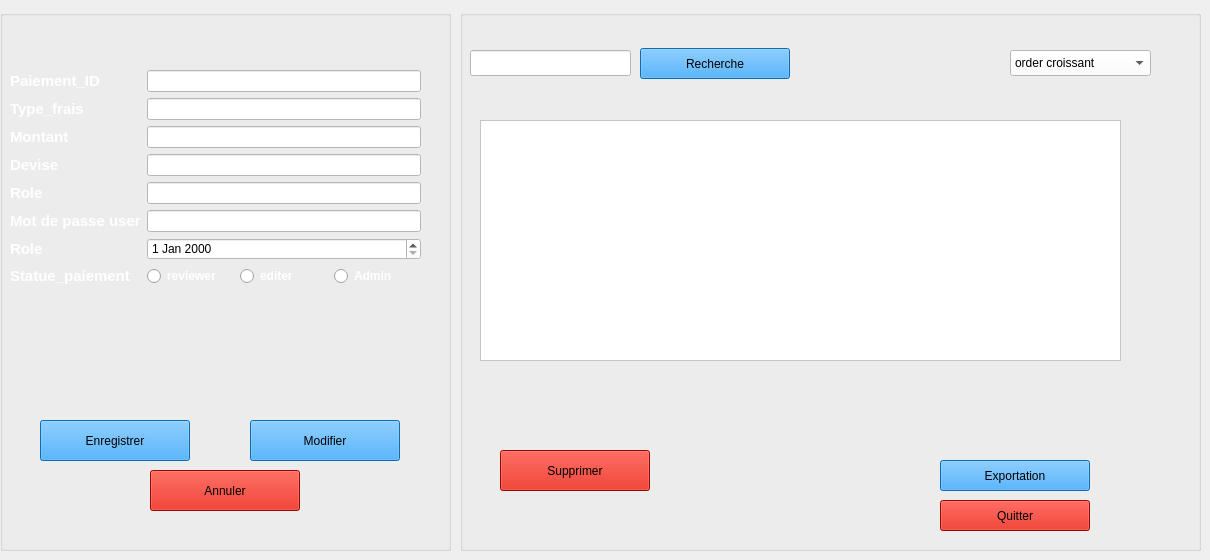
     <widget class="QWidget" name="stackedWidgetPage6">
      <widget class="QGroupBox" name="groupBox_Paiement_Form">
       <property name="geometry">
        <rect>
         <x>0</x>
         <y>10</y>
         <width>451</width>
         <height>541</height>
        </rect>
       </property>
       <property name="styleSheet">
        <string notr="true">background-color: rgb(0, 36, 168); border: #A8D3F0;
QGroupBox { border: 2px solid #2c3e50; border-radius: 15px; margin-top: 20px; font-weight: bold; color: #2c3e50; }
QGroupBox::title { subcontrol-origin: margin; subcontrol-position: top center; padding: 0 10px; }</string>
       </property>
       <property name="title">
        <string />
       </property>
       <widget class="QWidget" name="formLayoutWidget_Utilisateur_2">
        <property name="geometry">
         <rect>
          <x>10</x>
          <y>60</y>
          <width>411</width>
          <height>281</height>
         </rect>
        </property>
        <layout class="QFormLayout" name="formLayout_Utilisateur_4">
         <item row="0" column="0">
          <widget class="QLabel" name="label_ID_Utilisateur_4">
           <property name="text">
            <string>&lt;html&gt;&lt;head/&gt;&lt;body&gt;&lt;p&gt;&lt;span style=" font-size:11pt; font-weight:700; color:#ffffff;"&gt;Paiement_ID&lt;/span&gt;&lt;/p&gt;&lt;/body&gt;&lt;/html&gt;</string>
           </property>
          </widget>
         </item>
         <item row="0" column="1">
          <widget class="QLineEdit" name="lineEdit_ID_Utilisateur_4">
           <property name="styleSheet">
            <string notr="true">background-color: rgb(255, 255, 255);</string>
           </property>
          </widget>
         </item>
         <item row="1" column="0">
          <widget class="QLabel" name="label_Nom_Utilisateur_4">
           <property name="text">
            <string>&lt;html&gt;&lt;head/&gt;&lt;body&gt;&lt;p&gt;&lt;span style=" font-size:11pt; font-weight:700; color:#ffffff;"&gt;Type_frais&lt;/span&gt;&lt;/p&gt;&lt;/body&gt;&lt;/html&gt;</string>
           </property>
          </widget>
         </item>
         <item row="1" column="1">
          <widget class="QLineEdit" name="lineEdit_Nom_Utilisateur_4">
           <property name="styleSheet">
            <string notr="true">background-color: rgb(255, 255, 255);</string>
           </property>
          </widget>
         </item>
         <item row="2" column="0">
          <widget class="QLabel" name="label_Email_Utilisateur_4">
           <property name="text">
            <string>&lt;html&gt;&lt;head/&gt;&lt;body&gt;&lt;p&gt;&lt;span style=" font-size:11pt; font-weight:700; color:#ffffff;"&gt;Montant&lt;/span&gt;&lt;/p&gt;&lt;/body&gt;&lt;/html&gt;</string>
           </property>
          </widget>
         </item>
         <item row="2" column="1">
          <widget class="QLineEdit" name="lineEdit_Email_Utilisateur_4">
           <property name="styleSheet">
            <string notr="true">background-color: rgb(255, 255, 255);</string>
           </property>
          </widget>
         </item>
         <item row="3" column="0">
          <widget class="QLabel" name="label_Mdp_Utilisateur_4">
           <property name="text">
            <string>&lt;html&gt;&lt;head/&gt;&lt;body&gt;&lt;p&gt;&lt;span style=" font-size:11pt; font-weight:700; color:#ffffff;"&gt;Devise&lt;/span&gt;&lt;/p&gt;&lt;/body&gt;&lt;/html&gt;</string>
           </property>
          </widget>
         </item>
         <item row="3" column="1">
          <widget class="QLineEdit" name="lineEdit_Mdp_Utilisateur_4">
           <property name="styleSheet">
            <string notr="true">background-color: rgb(255, 255, 255);</string>
           </property>
           <property name="echoMode">
            <enum>QLineEdit::EchoMode::Password</enum>
           </property>
          </widget>
         </item>
         <item row="4" column="0">
          <widget class="QLabel" name="label_Role_Utilisateur_4">
           <property name="text">
            <string>&lt;html&gt;&lt;head/&gt;&lt;body&gt;&lt;p&gt;&lt;span style=" font-size:11pt; font-weight:700; color:#ffffff;"&gt;Role&lt;/span&gt;&lt;/p&gt;&lt;/body&gt;&lt;/html&gt;</string>
           </property>
          </widget>
         </item>
         <item row="4" column="1">
          <widget class="QLineEdit" name="lineEdit_Institution_Utilisateur_11">
           <property name="styleSheet">
            <string notr="true">background-color: rgb(255, 255, 255);</string>
           </property>
          </widget>
         </item>
         <item row="5" column="0">
          <widget class="QLabel" name="label_Mot_de_passe_4">
           <property name="text">
            <string>&lt;html&gt;&lt;head/&gt;&lt;body&gt;&lt;p&gt;&lt;span style=" font-size:11pt; font-weight:700; color:#ffffff;"&gt;Mot de passe user&lt;/span&gt;&lt;/p&gt;&lt;/body&gt;&lt;/html&gt;</string>
           </property>
          </widget>
         </item>
         <item row="5" column="1">
          <widget class="QLineEdit" name="lineEdit_Institution_Utilisateur_10">
           <property name="styleSheet">
            <string notr="true">background-color: rgb(255, 255, 255);</string>
           </property>
          </widget>
         </item>
         <item row="7" column="0">
          <widget class="QLabel" name="label_num_4">
           <property name="text">
            <string>&lt;html&gt;&lt;head/&gt;&lt;body&gt;&lt;p&gt;&lt;span style=" font-size:11pt; font-weight:700; color:#ffffff;"&gt;Statue_paiement&lt;/span&gt;&lt;/p&gt;&lt;/body&gt;&lt;/html&gt;</string>
           </property>
          </widget>
         </item>
         <item row="7" column="1">
          <layout class="QHBoxLayout" name="horizontalLayout_Role_4">
           <item>
            <widget class="QRadioButton" name="radioButton_Chercheur_4">
             <property name="styleSheet">
              <string notr="true">color: white; font-weight: bold;</string>
             </property>
             <property name="text">
              <string>reviewer</string>
             </property>
            </widget>
           </item>
           <item>
            <widget class="QRadioButton" name="radioButton_Admin_10">
             <property name="styleSheet">
              <string notr="true">color: white; font-weight: bold;</string>
             </property>
             <property name="text">
              <string>editer</string>
             </property>
            </widget>
           </item>
           <item>
            <widget class="QRadioButton" name="radioButton_Admin_9">
             <property name="styleSheet">
              <string notr="true">color: white; font-weight: bold;</string>
             </property>
             <property name="text">
              <string>Admin</string>
             </property>
            </widget>
           </item>
          </layout>
         </item>
         <item row="6" column="0">
          <widget class="QLabel" name="label_Role_Utilisateur_5">
           <property name="text">
            <string>&lt;html&gt;&lt;head/&gt;&lt;body&gt;&lt;p&gt;&lt;span style=" font-size:11pt; font-weight:700; color:#ffffff;"&gt;Role&lt;/span&gt;&lt;/p&gt;&lt;/body&gt;&lt;/html&gt;</string>
           </property>
          </widget>
         </item>
         <item row="6" column="1">
          <widget class="QDateEdit" name="dateEdit">
           <property name="styleSheet">
            <string notr="true">background-color: rgb(255, 255, 255);</string>
           </property>
          </widget>
         </item>
        </layout>
       </widget>
       <widget class="QPushButton" name="btn_Enregistrer_Utilisateur_2">
        <property name="geometry">
         <rect>
          <x>40</x>
          <y>410</y>
          <width>150</width>
          <height>41</height>
         </rect>
        </property>
        <property name="styleSheet">
         <string notr="true">background-color: rgb(16, 151, 255);</string>
        </property>
        <property name="text">
         <string>Enregistrer</string>
        </property>
       </widget>
       <widget class="QPushButton" name="btn_Modifier_Utilisateur_2">
        <property name="geometry">
         <rect>
          <x>250</x>
          <y>410</y>
          <width>150</width>
          <height>41</height>
         </rect>
        </property>
        <property name="styleSheet">
         <string notr="true">background-color: rgb(16, 151, 255);</string>
        </property>
        <property name="text">
         <string>Modifier</string>
        </property>
       </widget>
       <widget class="QPushButton" name="btn_Annuler_Utilisateur_2">
        <property name="geometry">
         <rect>
          <x>150</x>
          <y>460</y>
          <width>150</width>
          <height>41</height>
         </rect>
        </property>
        <property name="styleSheet">
         <string notr="true">background-color: rgb(209, 14, 0);</string>
        </property>
        <property name="text">
         <string>Annuler</string>
        </property>
       </widget>
      </widget>
      <widget class="QGroupBox" name="groupBox_Session_List_2">
       <property name="geometry">
        <rect>
         <x>460</x>
         <y>10</y>
         <width>741</width>
         <height>541</height>
        </rect>
       </property>
       <property name="styleSheet">
        <string notr="true">background-color: rgb(0, 36, 168);
border: #A8D3F0;
/* Style pour tous les GroupBox */
QGroupBox {
    border: 2px solid #2c3e50; /* Couleur de la bordure */
    border-radius: 15px;      /* MÃªme arrondi que les boutons */
    margin-top: 20px;         /* Espace pour le titre en haut */
    font-weight: bold;
    color: #2c3e50;
}
/* Style spÃ©cifique pour le titre du GroupBox */
QGroupBox::title {
    subcontrol-origin: margin;
    subcontrol-position: top center; /* Place le titre en haut au centre */
    padding: 0 10px;
}</string>
       </property>
       <property name="title">
        <string />
       </property>
       <widget class="QLineEdit" name="rechSession_2">
        <property name="geometry">
         <rect>
          <x>10</x>
          <y>40</y>
          <width>161</width>
          <height>26</height>
         </rect>
        </property>
        <property name="styleSheet">
         <string notr="true">background-color: rgb(255, 255, 255);</string>
        </property>
       </widget>
       <widget class="QPushButton" name="rechercheSession_2">
        <property name="geometry">
         <rect>
          <x>180</x>
          <y>38</y>
          <width>150</width>
          <height>31</height>
         </rect>
        </property>
        <property name="styleSheet">
         <string notr="true">background-color: rgb(16, 151, 255);
</string>
        </property>
        <property name="text">
         <string>Recherche</string>
        </property>
       </widget>
       <widget class="QPushButton" name="SuppSession_2">
        <property name="geometry">
         <rect>
          <x>40</x>
          <y>440</y>
          <width>150</width>
          <height>41</height>
         </rect>
        </property>
        <property name="styleSheet">
         <string notr="true">background-color: rgb(209, 14, 0);</string>
        </property>
        <property name="text">
         <string>Supprimer</string>
        </property>
       </widget>
       <widget class="QPushButton" name="quitterSession_2">
        <property name="geometry">
         <rect>
          <x>480</x>
          <y>490</y>
          <width>150</width>
          <height>31</height>
         </rect>
        </property>
        <property name="styleSheet">
         <string notr="true">background-color: rgb(209, 14, 0);
</string>
        </property>
        <property name="text">
         <string>Quitter</string>
        </property>
       </widget>
       <widget class="QPushButton" name="expoSession_2">
        <property name="geometry">
         <rect>
          <x>480</x>
          <y>450</y>
          <width>150</width>
          <height>31</height>
         </rect>
        </property>
        <property name="styleSheet">
         <string notr="true">background-color: rgb(16, 151, 255);
</string>
        </property>
        <property name="text">
         <string>Exportation</string>
        </property>
       </widget>
       <widget class="QComboBox" name="comboBox_6">
        <property name="geometry">
         <rect>
          <x>550</x>
          <y>40</y>
          <width>141</width>
          <height>26</height>
         </rect>
        </property>
        <property name="palette">
         <palette>
          <active>
           <colorrole role="WindowText">
            <brush brushstyle="SolidPattern">
             <color alpha="255">
              <red>0</red>
              <green>0</green>
              <blue>0</blue>
             </color>
            </brush>
           </colorrole>
           <colorrole role="Button">
            <brush brushstyle="SolidPattern">
             <color alpha="255">
              <red>255</red>
              <green>255</green>
              <blue>255</blue>
             </color>
            </brush>
           </colorrole>
           <colorrole role="Light">
            <brush brushstyle="SolidPattern">
             <color alpha="255">
              <red>255</red>
              <green>255</green>
              <blue>255</blue>
             </color>
            </brush>
           </colorrole>
           <colorrole role="Midlight">
            <brush brushstyle="SolidPattern">
             <color alpha="255">
              <red>255</red>
              <green>255</green>
              <blue>255</blue>
             </color>
            </brush>
           </colorrole>
           <colorrole role="Dark">
            <brush brushstyle="SolidPattern">
             <color alpha="255">
              <red>127</red>
              <green>127</green>
              <blue>127</blue>
             </color>
            </brush>
           </colorrole>
           <colorrole role="Mid">
            <brush brushstyle="SolidPattern">
             <color alpha="255">
              <red>170</red>
              <green>170</green>
              <blue>170</blue>
             </color>
            </brush>
           </colorrole>
           <colorrole role="Text">
            <brush brushstyle="SolidPattern">
             <color alpha="255">
              <red>0</red>
              <green>0</green>
              <blue>0</blue>
             </color>
            </brush>
           </colorrole>
           <colorrole role="BrightText">
            <brush brushstyle="SolidPattern">
             <color alpha="255">
              <red>255</red>
              <green>255</green>
              <blue>255</blue>
             </color>
            </brush>
           </colorrole>
           <colorrole role="ButtonText">
            <brush brushstyle="SolidPattern">
             <color alpha="255">
              <red>0</red>
              <green>0</green>
              <blue>0</blue>
             </color>
            </brush>
           </colorrole>
           <colorrole role="Base">
            <brush brushstyle="SolidPattern">
             <color alpha="255">
              <red>255</red>
              <green>255</green>
              <blue>255</blue>
             </color>
            </brush>
           </colorrole>
           <colorrole role="Window">
            <brush brushstyle="SolidPattern">
             <color alpha="255">
              <red>255</red>
              <green>255</green>
              <blue>255</blue>
             </color>
            </brush>
           </colorrole>
           <colorrole role="Shadow">
            <brush brushstyle="SolidPattern">
             <color alpha="255">
              <red>0</red>
              <green>0</green>
              <blue>0</blue>
             </color>
            </brush>
           </colorrole>
           <colorrole role="AlternateBase">
            <brush brushstyle="SolidPattern">
             <color alpha="255">
              <red>255</red>
              <green>255</green>
              <blue>255</blue>
             </color>
            </brush>
           </colorrole>
           <colorrole role="ToolTipBase">
            <brush brushstyle="SolidPattern">
             <color alpha="255">
              <red>255</red>
              <green>255</green>
              <blue>220</blue>
             </color>
            </brush>
           </colorrole>
           <colorrole role="ToolTipText">
            <brush brushstyle="SolidPattern">
             <color alpha="255">
              <red>0</red>
              <green>0</green>
              <blue>0</blue>
             </color>
            </brush>
           </colorrole>
           <colorrole role="PlaceholderText">
            <brush brushstyle="SolidPattern">
             <color alpha="127">
              <red>0</red>
              <green>0</green>
              <blue>0</blue>
             </color>
            </brush>
           </colorrole>
           <colorrole role="Accent">
            <brush brushstyle="SolidPattern">
             <color alpha="255">
              <red>255</red>
              <green>255</green>
              <blue>255</blue>
             </color>
            </brush>
           </colorrole>
          </active>
          <inactive>
           <colorrole role="WindowText">
            <brush brushstyle="SolidPattern">
             <color alpha="255">
              <red>0</red>
              <green>0</green>
              <blue>0</blue>
             </color>
            </brush>
           </colorrole>
           <colorrole role="Button">
            <brush brushstyle="SolidPattern">
             <color alpha="255">
              <red>255</red>
              <green>255</green>
              <blue>255</blue>
             </color>
            </brush>
           </colorrole>
           <colorrole role="Light">
            <brush brushstyle="SolidPattern">
             <color alpha="255">
              <red>255</red>
              <green>255</green>
              <blue>255</blue>
             </color>
            </brush>
           </colorrole>
           <colorrole role="Midlight">
            <brush brushstyle="SolidPattern">
             <color alpha="255">
              <red>255</red>
              <green>255</green>
              <blue>255</blue>
             </color>
            </brush>
           </colorrole>
           <colorrole role="Dark">
            <brush brushstyle="SolidPattern">
             <color alpha="255">
              <red>127</red>
              <green>127</green>
              <blue>127</blue>
             </color>
            </brush>
           </colorrole>
           <colorrole role="Mid">
            <brush brushstyle="SolidPattern">
             <color alpha="255">
              <red>170</red>
              <green>170</green>
              <blue>170</blue>
             </color>
            </brush>
           </colorrole>
           <colorrole role="Text">
            <brush brushstyle="SolidPattern">
             <color alpha="255">
              <red>0</red>
              <green>0</green>
              <blue>0</blue>
             </color>
            </brush>
           </colorrole>
           <colorrole role="BrightText">
            <brush brushstyle="SolidPattern">
             <color alpha="255">
              <red>255</red>
              <green>255</green>
              <blue>255</blue>
             </color>
            </brush>
           </colorrole>
           <colorrole role="ButtonText">
            <brush brushstyle="SolidPattern">
             <color alpha="255">
              <red>0</red>
              <green>0</green>
              <blue>0</blue>
             </color>
            </brush>
           </colorrole>
           <colorrole role="Base">
            <brush brushstyle="SolidPattern">
             <color alpha="255">
              <red>255</red>
              <green>255</green>
              <blue>255</blue>
             </color>
            </brush>
           </colorrole>
           <colorrole role="Window">
            <brush brushstyle="SolidPattern">
             <color alpha="255">
              <red>255</red>
              <green>255</green>
              <blue>255</blue>
             </color>
            </brush>
           </colorrole>
           <colorrole role="Shadow">
            <brush brushstyle="SolidPattern">
             <color alpha="255">
              <red>0</red>
              <green>0</green>
              <blue>0</blue>
             </color>
            </brush>
           </colorrole>
           <colorrole role="AlternateBase">
            <brush brushstyle="SolidPattern">
             <color alpha="255">
              <red>255</red>
              <green>255</green>
              <blue>255</blue>
             </color>
            </brush>
           </colorrole>
           <colorrole role="ToolTipBase">
            <brush brushstyle="SolidPattern">
             <color alpha="255">
              <red>255</red>
              <green>255</green>
              <blue>220</blue>
             </color>
            </brush>
           </colorrole>
           <colorrole role="ToolTipText">
            <brush brushstyle="SolidPattern">
             <color alpha="255">
              <red>0</red>
              <green>0</green>
              <blue>0</blue>
             </color>
            </brush>
           </colorrole>
           <colorrole role="PlaceholderText">
            <brush brushstyle="SolidPattern">
             <color alpha="127">
              <red>0</red>
              <green>0</green>
              <blue>0</blue>
             </color>
            </brush>
           </colorrole>
           <colorrole role="Accent">
            <brush brushstyle="SolidPattern">
             <color alpha="255">
              <red>255</red>
              <green>255</green>
              <blue>255</blue>
             </color>
            </brush>
           </colorrole>
          </inactive>
          <disabled>
           <colorrole role="WindowText">
            <brush brushstyle="SolidPattern">
             <color alpha="255">
              <red>127</red>
              <green>127</green>
              <blue>127</blue>
             </color>
            </brush>
           </colorrole>
           <colorrole role="Button">
            <brush brushstyle="SolidPattern">
             <color alpha="255">
              <red>255</red>
              <green>255</green>
              <blue>255</blue>
             </color>
            </brush>
           </colorrole>
           <colorrole role="Light">
            <brush brushstyle="SolidPattern">
             <color alpha="255">
              <red>255</red>
              <green>255</green>
              <blue>255</blue>
             </color>
            </brush>
           </colorrole>
           <colorrole role="Midlight">
            <brush brushstyle="SolidPattern">
             <color alpha="255">
              <red>255</red>
              <green>255</green>
              <blue>255</blue>
             </color>
            </brush>
           </colorrole>
           <colorrole role="Dark">
            <brush brushstyle="SolidPattern">
             <color alpha="255">
              <red>127</red>
              <green>127</green>
              <blue>127</blue>
             </color>
            </brush>
           </colorrole>
           <colorrole role="Mid">
            <brush brushstyle="SolidPattern">
             <color alpha="255">
              <red>170</red>
              <green>170</green>
              <blue>170</blue>
             </color>
            </brush>
           </colorrole>
           <colorrole role="Text">
            <brush brushstyle="SolidPattern">
             <color alpha="255">
              <red>127</red>
              <green>127</green>
              <blue>127</blue>
             </color>
            </brush>
           </colorrole>
           <colorrole role="BrightText">
            <brush brushstyle="SolidPattern">
             <color alpha="255">
              <red>255</red>
              <green>255</green>
              <blue>255</blue>
             </color>
            </brush>
           </colorrole>
           <colorrole role="ButtonText">
            <brush brushstyle="SolidPattern">
             <color alpha="255">
              <red>127</red>
              <green>127</green>
              <blue>127</blue>
             </color>
            </brush>
           </colorrole>
           <colorrole role="Base">
            <brush brushstyle="SolidPattern">
             <color alpha="255">
              <red>255</red>
              <green>255</green>
              <blue>255</blue>
             </color>
            </brush>
           </colorrole>
           <colorrole role="Window">
            <brush brushstyle="SolidPattern">
             <color alpha="255">
              <red>255</red>
              <green>255</green>
              <blue>255</blue>
             </color>
            </brush>
           </colorrole>
           <colorrole role="Shadow">
            <brush brushstyle="SolidPattern">
             <color alpha="255">
              <red>0</red>
              <green>0</green>
              <blue>0</blue>
             </color>
            </brush>
           </colorrole>
           <colorrole role="AlternateBase">
            <brush brushstyle="SolidPattern">
             <color alpha="255">
              <red>255</red>
              <green>255</green>
              <blue>255</blue>
             </color>
            </brush>
           </colorrole>
           <colorrole role="ToolTipBase">
            <brush brushstyle="SolidPattern">
             <color alpha="255">
              <red>255</red>
              <green>255</green>
              <blue>220</blue>
             </color>
            </brush>
           </colorrole>
           <colorrole role="ToolTipText">
            <brush brushstyle="SolidPattern">
             <color alpha="255">
              <red>0</red>
              <green>0</green>
              <blue>0</blue>
             </color>
            </brush>
           </colorrole>
           <colorrole role="PlaceholderText">
            <brush brushstyle="SolidPattern">
             <color alpha="127">
              <red>127</red>
              <green>127</green>
              <blue>127</blue>
             </color>
            </brush>
           </colorrole>
           <colorrole role="Accent">
            <brush brushstyle="SolidPattern">
             <color alpha="255">
              <red>255</red>
              <green>255</green>
              <blue>255</blue>
             </color>
            </brush>
           </colorrole>
          </disabled>
         </palette>
        </property>
        <property name="styleSheet">
         <string notr="true">background-color: rgb(255, 255, 255);</string>
        </property>
        <item>
         <property name="text">
          <string>order croissant</string>
         </property>
        </item>
        <item>
         <property name="text">
          <string>order decroissant</string>
         </property>
        </item>
       </widget>
       <widget class="QTableWidget" name="tableWidget_6">
        <property name="geometry">
         <rect>
          <x>20</x>
          <y>110</y>
          <width>641</width>
          <height>241</height>
         </rect>
        </property>
        <property name="styleSheet">
         <string notr="true">background-color: rgb(255, 255, 255);</string>
        </property>
       </widget>
      </widget>
     </widget>
